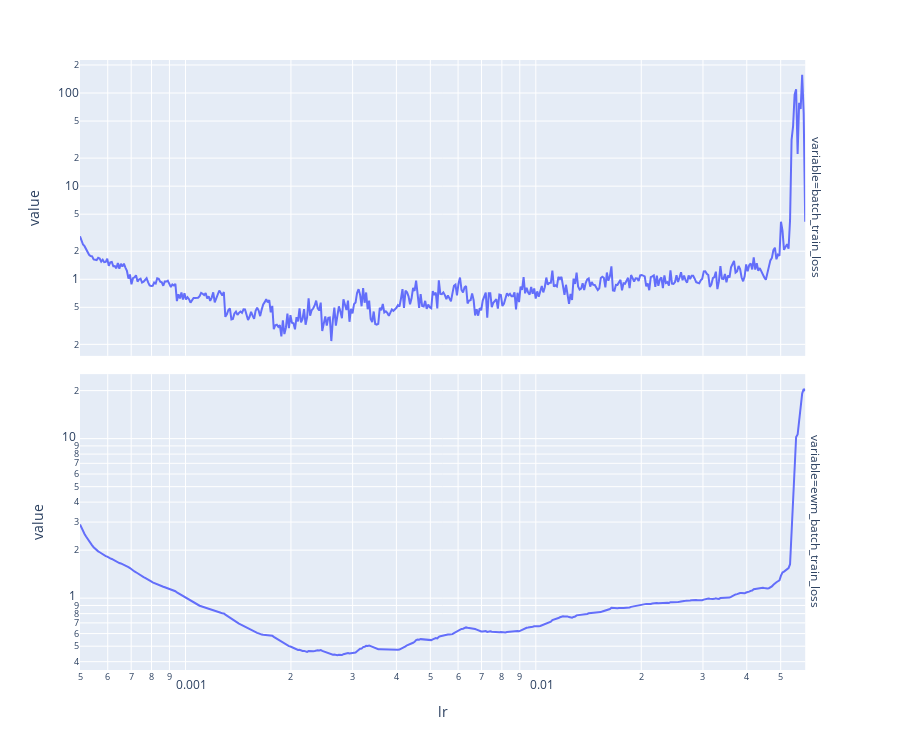

Notebook code for this chart:
### Code cell
full_dataset = CMIDataset("full_dataset")
full_dataset_loader = DL(full_dataset, TRAIN_BATCH_SIZE, shuffle=True)
_, mock_training_metrics = mk_model_and_fit(
    full_dataset_loader,
    partial(torch.optim.lr_scheduler.ExponentialLR, gamma=MOCK_TRAINING_GAMMA),
    MOCK_TRAINING_EPOCHS
)
mock_training_metrics = post_process_mock_training_metrics(mock_training_metrics)
plt_lr_search_training_metrics(mock_training_metrics)
max_lr = mock_training_metrics["ewm_batch_train_loss"].idxmin()
# max_lr = 0.002
print("Maximum learning rate:", max_lr)

### Figure 1 — Plotly figure (JSON) as saved in the notebook; plotly's stock layout.template omitted (floating-point values rounded to 4 significant figures; data arrays with more than 128 entries replaced by an {"elided": "..."} marker saying what was removed)
{"data": [{"hovertemplate": "variable=batch_train_loss<br>lr=%{x}<br>value=%{y}<extra></extra>", "legendgroup": "", "line": {"color": "#636efa", "dash": "solid"}, "marker": {"symbol": "circle"}, "mode": "lines", "name": "", "orientation": "v", "showlegend": false, "type": "scatter", "x": {"elided": "480 float values"}, "xaxis": "x2", "y": {"elided": "480 float values"}, "yaxis": "y2"}, {"hovertemplate": "variable=ewm_batch_train_loss<br>lr=%{x}<br>value=%{y}<extra></extra>", "legendgroup": "", "line": {"color": "#636efa", "dash": "solid"}, "marker": {"symbol": "circle"}, "mode": "lines", "name": "", "orientation": "v", "showlegend": false, "type": "scatter", "x": {"elided": "480 float values"}, "xaxis": "x", "y": {"elided": "480 float values"}, "yaxis": "y"}], "layout": {"annotations": [{"font": {}, "showarrow": false, "text": "variable=ewm_batch_train_loss", "textangle": 90, "x": 0.98, "xanchor": "left", "xref": "paper", "y": 0.2425, "yanchor": "middle", "yref": "paper"}, {"font": {}, "showarrow": false, "text": "variable=batch_train_loss", "textangle": 90, "x": 0.98, "xanchor": "left", "xref": "paper", "y": 0.7575, "yanchor": "middle", "yref": "paper"}], "height": 750, "legend": {"tracegroupgap": 0}, "margin": {"t": 60}, "xaxis": {"anchor": "y", "domain": [0, 0.98], "title": {"text": "lr"}, "type": "log"}, "xaxis2": {"anchor": "y2", "domain": [0, 0.98], "matches": "x", "showticklabels": false, "type": "log"}, "yaxis": {"anchor": "x", "domain": [0, 0.485], "title": {"text": "value"}, "type": "log"}, "yaxis2": {"anchor": "x2", "domain": [0.515, 1], "title": {"text": "value"}, "type": "log"}}}
